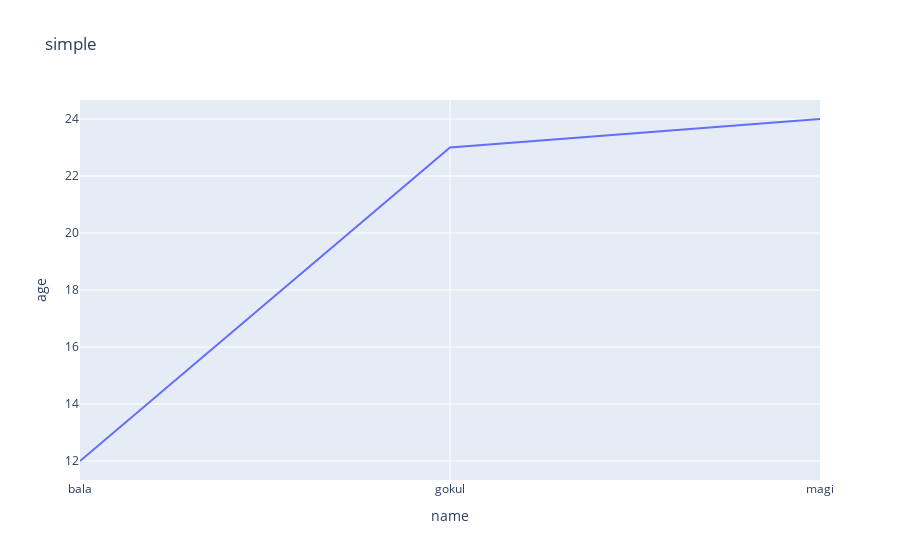

The notebook cell saved with this chart:
### Code cell
import plotly.express as px
data={
    "name":["bala","gokul","magi"],
    "age":[12,23,24]
}
fig=px.line(data,x="name",y="age",title="simple")
fig.show()

### Figure 1 — Plotly figure (JSON) as saved in the notebook; plotly's stock layout.template omitted (floating-point values rounded to 4 significant figures)
{"data": [{"hovertemplate": "name=%{x}<br>age=%{y}<extra></extra>", "legendgroup": "", "line": {"color": "#636efa", "dash": "solid"}, "marker": {"symbol": "circle"}, "mode": "lines", "name": "", "orientation": "v", "showlegend": false, "type": "scatter", "x": ["bala", "gokul", "magi"], "xaxis": "x", "y": [12, 23, 24], "yaxis": "y"}], "layout": {"legend": {"tracegroupgap": 0}, "title": {"text": "simple"}, "xaxis": {"anchor": "y", "domain": [0, 1], "title": {"text": "name"}}, "yaxis": {"anchor": "x", "domain": [0, 1], "title": {"text": "age"}}}}
